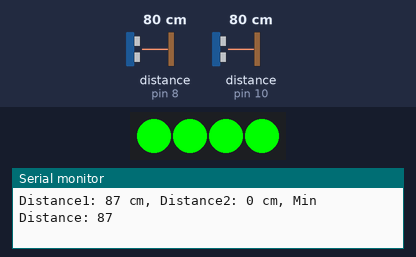
A sketch run on a simulated Arduino Uno, built with avr-gcc and run on an emulated ATmega328P. On the bench: 4 RGB LEDs in strip order, left to right, the last lines printed to the serial monitor. Wiring (inferred from the names in the program): 2 × ultrasonic range finder: trigger pin 9, echo pin 8 / trigger pin 11, echo pin 10. Inputs (shaded band) come from the test bench; at power-on: distance to the obstacle (sensors on pin 8, pin 10) 80 cm. The echo pulse lasts 58.3 µs per cm.

Above: at 1.8 s.
1.9 s: distance to the obstacle (sensor on pin 8) set to 2 cm
At 3.8 s:
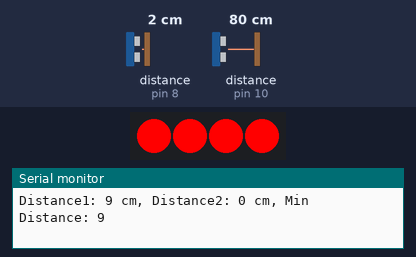
4.6 s: distance to the obstacle (sensor on pin 8) set to 35 cm
At 7.3 s:
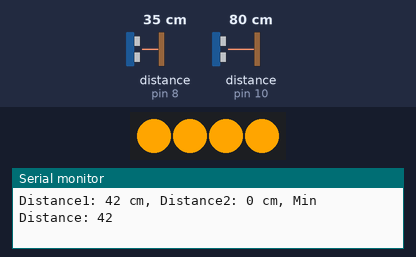
7.8 s: distance to the obstacle (sensor on pin 8) set to 4 cm
At 10.7 s:
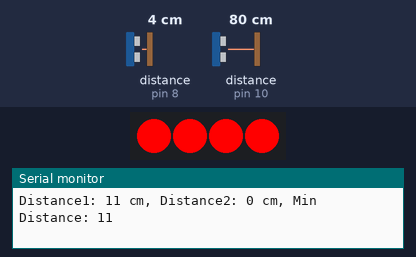
11.0 s: distance to the obstacle (sensor on pin 8) set to 60 cm
At 13.5 s:
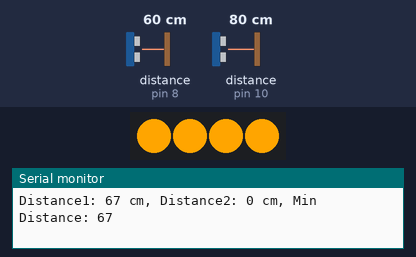
Timing chart, 0 to 15.0 s (numbered marks = the images above; inputs shaded):
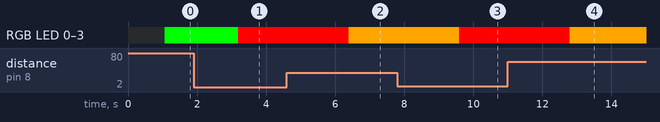

The sketch:

HC-SR04-Dual_Neopixel.ino
```cpp
#include <Adafruit_NeoPixel.h>

#define LED_PIN 6
#define NUM_LEDS 4  // Adjust the number of LEDs in your strip (4 to 8)
#define MAX_SENSOR_RANGE 400  // Maximum range of HC-SR04 sensor (in cm)

Adafruit_NeoPixel pixels(NUM_LEDS, LED_PIN, NEO_GRB + NEO_KHZ800);

const int trigPin1 = 9;
const int echoPin1 = 8;
const int trigPin2 = 11;
const int echoPin2 = 10;

volatile long microsSinceTrig1 = 0, microsSinceTrig2 = 0;  // Use volatile for flags
volatile bool waitingForEcho1 = false, waitingForEcho2 = false;

int distance1 = 0, distance2 = 0, minDistance = 0;

void setup() {
  Serial.begin(9600);
  pixels.begin();  // Initialize NeoPixel library
  pinMode(trigPin1, OUTPUT);
  pinMode(echoPin1, INPUT);
  pinMode(trigPin2, OUTPUT);
  pinMode(echoPin2, INPUT);
}

void loop() {
  // Trigger distance measurement for sensor 1 if not already triggered
  if (!waitingForEcho1) {
    digitalWrite(trigPin1, LOW);
    delayMicroseconds(2);
    digitalWrite(trigPin1, HIGH);
    delayMicroseconds(10);
    digitalWrite(trigPin1, LOW);
    microsSinceTrig1 = micros();
    waitingForEcho1 = true;
  }

  // Trigger distance measurement for sensor 2 if not already triggered
  if (!waitingForEcho2) {
    digitalWrite(trigPin2, LOW);
    delayMicroseconds(2);
    digitalWrite(trigPin2, HIGH);
    delayMicroseconds(10);
    digitalWrite(trigPin2, LOW);
    microsSinceTrig2 = micros();
    waitingForEcho2 = true;
  }

  // Check if echo pulse received for sensor 1
  if (waitingForEcho1 && pulseIn(echoPin1, HIGH)) {
    distance1 = (micros() - microsSinceTrig1) * 0.034 / 2;
    waitingForEcho1 = false;
  }

  // Check if echo pulse received for sensor 2
  if (waitingForEcho2 && pulseIn(echoPin2, HIGH)) {
    distance2 = (micros() - microsSinceTrig2) * 0.034 / 2;
    waitingForEcho2 = false;
  }

  // Find the lowest distance (if both readings are available)
  if (distance1 > 0 && distance2 > 0) {
    minDistance = distance1 < distance2 ? distance1 : distance2;
  } else {
    // Use previously read distance if only one sensor has data
    minDistance = distance1 > 0 ? distance1 : distance2;
  }

  // Print distance for debugging (optional)
  Serial.print("Distance1: ");
  Serial.print(distance1);
  Serial.print(" cm, Distance2: ");
  Serial.print(distance2);
  Serial.print(" cm, Min Distance: ");
  Serial.println(minDistance);
  Serial.flush();

  // Set LED color based on distance range (assuming previous readings are available)
  // if (minDistance > 0) {  // Check if at least one sensor has a valid reading
    setColorByDistance(minDistance);
  // }

  // Show the LED strip
  pixels.show();

  delay(10);  // Short delay to avoid overwhelming loop
}

void setColorByDistance(int distance) {
  if (distance <= 30) {
    // Close (Red)
    pixels.fill(pixels.Color(255, 0, 0), 0);  //pixels.numPixels());
  } else if (distance <= 70) {
    // Mid-range (Orange)
    pixels.fill(pixels.Color(255, 165, 0), 0); //pixels.numPixels());
  } else {
    // Far (Green)
    pixels.fill(pixels.Color(0, 255, 0), 0); //pixels.numPixels());
  }
}
```

Measured:
- after the input at 1.9 s, RGB LED 0–3: RGB(0, 255, 0) → RGB(255, 0, 0) after 1.3 s
- after the input at 4.6 s, RGB LED 0–3: RGB(255, 0, 0) → RGB(255, 165, 0) after 1.8 s
- after the input at 7.8 s, RGB LED 0–3: RGB(255, 165, 0) → RGB(255, 0, 0) after 1.8 s
- after the input at 11.0 s, RGB LED 0–3: RGB(255, 0, 0) → RGB(255, 165, 0) after 1.8 s
